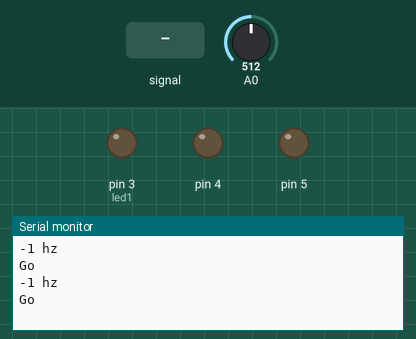
A sketch run on a simulated Arduino Uno, built with avr-gcc and run on an emulated ATmega328P. On the bench: output pins drawn as LEDs (lit = HIGH), the last lines printed to the serial monitor. The test bench sets the inputs (shaded band); at power-on: A0 = 512.

Above: at 1.2 s.
1.3 s: A0 fed a 200 Hz sine of ±81 counts around its level
At 2.8 s:
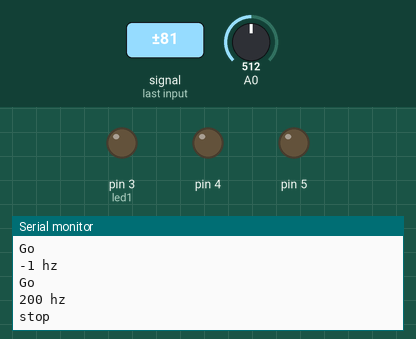
4.3 s: A0 fed a 1000 Hz sine of ±255 counts around its level
At 5.8 s:
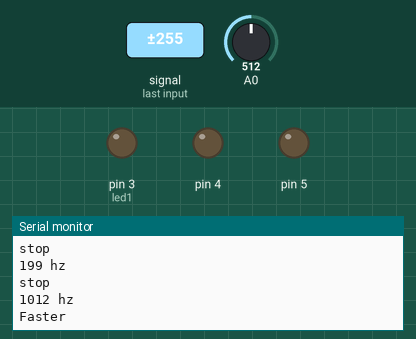
Timing chart, 0 to 7.3 s (numbered marks = the images above; inputs shaded):
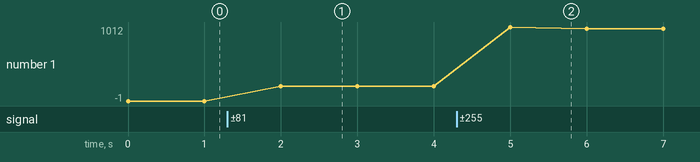

The sketch:

SoundRecognition_.ino
```cpp
//clipping indicator variables
boolean clipping = 0;

//data storage variables
byte newData = 0;
byte prevData = 0;
//freq variables
unsigned int timer = 0;//counts period of wave
unsigned int period;
int frequency;
int go;
int stop01;
int left;
int right;
int led1 = 3;
int led2 = 4;
int led3 = 5;

void setup(){
 Serial.begin(9600);

 pinMode(3,OUTPUT);
 pinMode(4,OUTPUT);
 pinMode(5,OUTPUT);

 cli();//diable interrupts

 //set up continuous sampling of analog pin 0

 //clear ADCSRA and ADCSRB registers
 ADCSRA = 0;
 ADCSRB = 0;

 ADMUX |= (1 << REFS0); //set reference voltage
 ADMUX |= (1 << ADLAR); //left align the ADC value- so we can readhighest 8 bits from ADCH register only

 ADCSRA |= (1 << ADPS2) | (1 << ADPS0); //set ADC clock with 32prescaler- 16mHz/32=500kHz
 ADCSRA |= (1 << ADATE); //enabble auto trigger
 ADCSRA |= (1 << ADIE); //enable interrupts when measurement complete
 ADCSRA |= (1 << ADEN); //enable ADC
 ADCSRA |= (1 << ADSC); //start ADC measurements

 sei();//enable interrupts
}
ISR(ADC_vect) {//when new ADC value ready
 prevData = newData;//store previous value
 newData = ADCH;//get value from A0
 if (prevData < 127 && newData >=127){//if increasing and crossingmidpoint
 period = timer;//get period
 timer = 0;//reset timer
 }


 if (newData == 0 || newData == 1023){//if clipping
 PORTB |= B00100000;//set pin 13 high- turn on clipping indicatorled
 clipping = 1;//currently clipping
 }

 timer++;//increment timer at rate of 38.5kHz
}
void loop(){
 if (clipping){//if currently clipping
 PORTB &= B11011111;//turn off clippng indicator led
 clipping = 0;
 }
 frequency = 38462/period;//timer rate/period
 //print results
 Serial.print(frequency);
 Serial.println(" hz");

//  soundDetectedVal = digitalRead (soundDetectedPin) ; // read the hz value

  if (frequency == -1) // If we hear a sound and send go
  {
  Serial.println("Go");
//      bAlarm = true;
//    lastSoundDetectTime = millis(); // record the time of the sound alarm
    // The following is so you don't scroll on the output screen

    // This is where i calculate the diffrent sound controls for the go, stop, faster

    }
    else if (frequency < -1)
    {
      Serial.println("Go");
      digitalWrite(led1, HIGH);
    }

    else if (frequency > 1000)
    {
      Serial.println("Faster");
    }
    else if (frequency < 1000)
    {
      Serial.println("stop");
    }
 delay(1000);
}
```

Measured:
- after the input at 1.3 s, the serial monitor: prints a new line after 0.70 s (image 1)
- after the input at 4.3 s, the serial monitor: prints a new line after 0.70 s (image 2)
- plotted number 1: -1 → 199 after the input at 1.3 s, 199 → 986 after the input at 4.3 s
